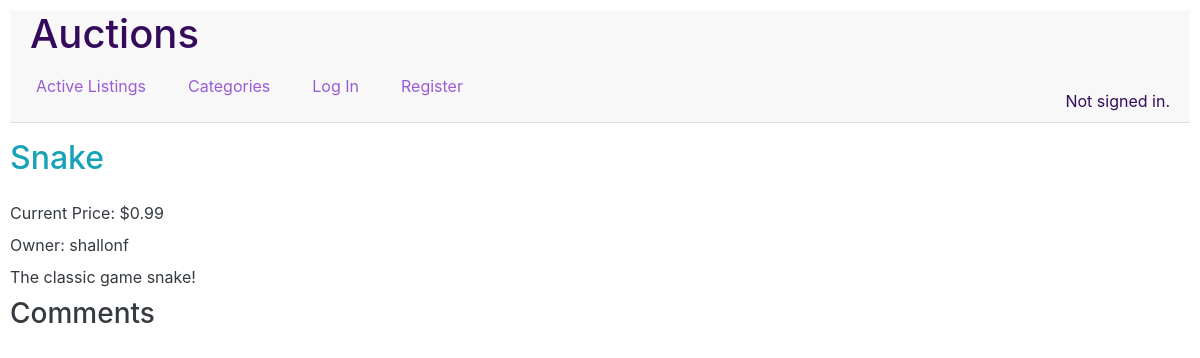
The page /listing_page/Snake/ on the database as committed earlier.
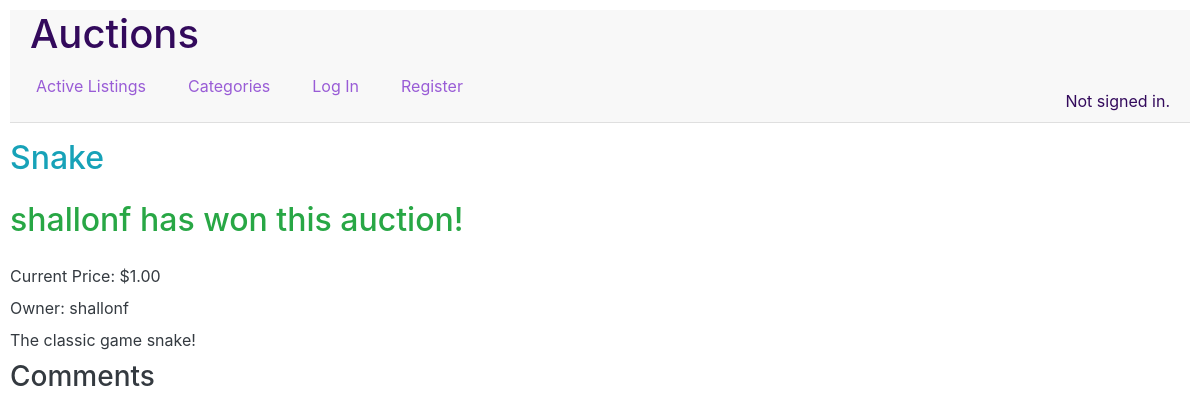
The same page on the database as committed later.
### auctions/models.py (models this page shows, shortened)
class Listing(models.Model):
    title = models.CharField(max_length=64, unique=True)
    description = models.TextField()
    price = models.DecimalField(max_digits=10, decimal_places=2)
    image_url = models.URLField(blank=True, null=True)
    created_by = models.ForeignKey(User, on_delete=models.CASCADE, related_name='listings')
    is_active = models.BooleanField(default=True)
    winner = models.ForeignKey(User, null=True, blank=True, on_delete=models.SET_NULL, related_name='won_listings')

class Bid(models.Model):
    listing = models.OneToOneField(Listing, on_delete=models.CASCADE, primary_key=True, related_name='bids')
    user = models.ForeignKey(User, related_name='bids', on_delete=models.CASCADE, blank=True, null=True)
    amount = models.DecimalField(max_digits=10, decimal_places=2)

class User(AbstractUser):
    pass

### auctions/views.py (the view, shortened to what this page needs)
# urls.py: path('listing_page/<str:listing_title>/', views.listing_page, name='listing_page'),
def listing_page(request, listing_title):
    listing = get_object_or_404(Listing, title=listing_title)
    watchlist_form = WatchListForm(request.POST or None)
    bid_form = BidForm(request.POST or None)
    close_auction_form = CloseAuctionForm(request.POST or None)
    comment_form = CommentForm(request.POST or None)
    if request.method == 'POST' and comment_form.is_valid():
        user_comment_text = comment_form.cleaned_data['text']
        new_comment = Comments(user=request.user, listing=listing, text=user_comment_text)
        new_comment.save()
        return HttpResponseRedirect(reverse("listing_page", args=[listing_title]))
    user_is_creator = False
    if request.user == listing.created_by:
            user_is_creator = True
    return render(request, "auctions/listing_page.html", {
        "listing": listing,
        "watchlist_form": watchlist_form,
        "bid_form": bid_form,
        "close_auction_form": close_auction_form,
        "user_is_creator" : user_is_creator,
        "winner" : listing.winner,
        "comment_form": comment_form,
    })

### auctions/templates/auctions/listing_page.html (shortened to what this page needs)
{% extends "auctions/layout.html" %}
{% block body %}
    <h2 class="text-info mb-4">{{ listing.title }}</h2>
    {% if winner %}
        <h2 class="text-success mb-4">{{ winner }} has won this auction!</h2>
    {% endif %}
    <p class="mb-2 text-dark">Current Price: ${{ listing.bids.amount }}</h6>
    <p class="mb-2 text-dark">Owner: {{ listing.created_by }}</p>
    <p class="mb-2 text-dark">{{ listing.description }}</p>
    <div class="mb-4">
        <h3 class="text-dark">Comments</h3>
    </div>
{% endblock %}

Rows that differ between the two databases and show on the page:
changed Listing "Snake": bids.amount "0.99" → "1.00"
now on this page (row edited): User: username "shallonf"
Other text that changed with them:
text now shown: "has won this auction!"
